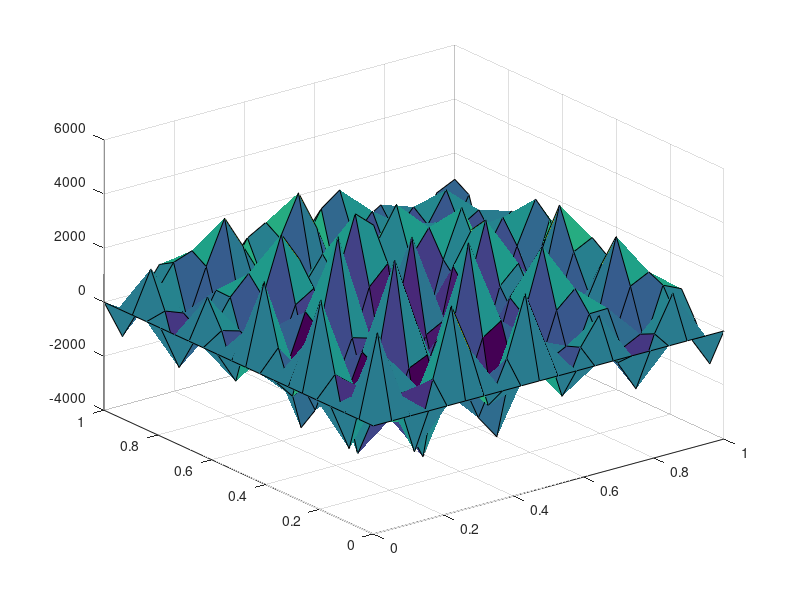

MATLAB code for this plot:
clear all;
%This script attemts to find the solution of the wave equation in two
%dimensions, with the boundary conditions given in part 4.

mu = 0.01;
%mu = dx/dt;

tend = 0.2;
J = 20;

%x in [0,1].
dx = 1/J;
%y in [0,1];
dy = 1/J;
% mu = dt/dx^2;
dt = mu*dx^2;

steps = ceil(tend/dt);

[x,y] = meshgrid(linspace(0,1,J));

%the boundary conditions are zero (of homogeneous diriclet type).
%the initial solution is u0(x,y) = sin(pi x) sin(pi y).
U = 15*(x - x^2).*(y-y^2).*exp(-50 *((x - 0.5)^2 + (y - 0.5)^2 ));
U1 = zeros(J);
U2 = zeros(J);

Uold = U;
for t = 1:(tend/dt)
    U1 = zeros(J);
    U2 = zeros(J);
    elements = 2:J-1;  
    for i = 1:1:J
        %compute the columns where x is const.
        U1(elements,i) = mu*U(elements+1,i) + mu*U(elements-1,i); 
        %compute the columns where y is const.
        U2(i,elements) = mu*U(i,elements+1) + mu*U(i,elements-1);
    end
    Unew = (2 - 4*mu) .* U - Uold + U1 + U2;
    Uold = U;
    U = Unew;
end

surf(x,y,U);
     
        
        
        
        
        